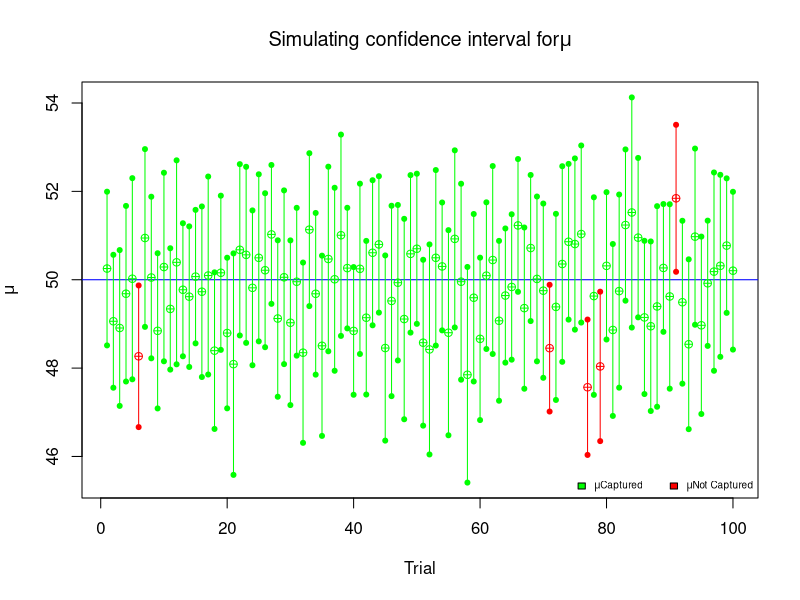

Recreate this plot in R.
Sim_CI<-function(n,mu,sd,m,conf.level){
  
  prob<-(1-conf.level)/2
  t.value=qt(prob,df=n-1,lower.tail=FALSE)
  
  mean.x=c()
  se.x=c()
  
  CI.half=c()
  CI.Up=c()
  CI.Lower=c()
  Check=c()
  
  #Mumeanltiple sampling
  for (i in 1:m){
    
    #one sampling
    x<-rnorm(n,mean=mu,sd=sd)
    mean.x[i]<-mean(x)
    se.x[i]<-sd(x)/sqrt(n)
    
    #calculate one confidence interval
    CI.half[i]<-t.value*se.x[i]
    CI.Up[i]<-mean.x[i]+CI.half[i]
    CI.Lower[i]<-mean.x[i]-CI.half[i]
    if(CI.Up[i]>mu & CI.Lower[i]<mu) Check[i]<-1 else Check[i]<-0
  }
  
  plot(c(CI.Up,CI.Lower),type="n",pch=19,xlim=c(1,m),xlab="Trial",ylab=expression(mu))  #n=甚麼都不畫
  abline(h=mu,col="blue")
  
  #check weather each confidence interval captures the population mean (mu)
  for (i in 1:m){
    if (Check[i]==1){
      points(i, mean.x[i], col="green", pch=10)
      points(i, CI.Up[i], col="green", pch=20)
      points(i, CI.Lower[i], col="green", pch=20)
      lines(c(i,i),c(CI.Lower[i],CI.Up[i]), col="green", pch=19)
      
    }else{
      points(i, mean.x[i], col="red", pch=10)
      points(i, CI.Up[i], col="red", pch=20)
      points(i, CI.Lower[i], col="red", pch=20)
      lines(c(i,i),c(CI.Lower[i],CI.Up[i]), col="red", pch=19)
    }
  }
  

  title(expression(paste("Simulating confidence interval for",mu)))
  
  legend("bottomright",cex=0.6,bty = "n",ncol = 2,
         c(expression(paste(mu,"Captured")),expression(paste(mu,"Not Captured"))),
         fill = c("green","red"))
  
  No.Captured = m-sum(Check)
  RESULT = list(Trial=m, Sample.Size=n,
                Population.mean=mu, Population.sd=sd,
                Confidence=conf.level,
                No.Captured=No.Captured)
  
  return(RESULT)
}

Sim_CI(n=30, m=100, mu=50, sd=5, conf.level=0.95)
